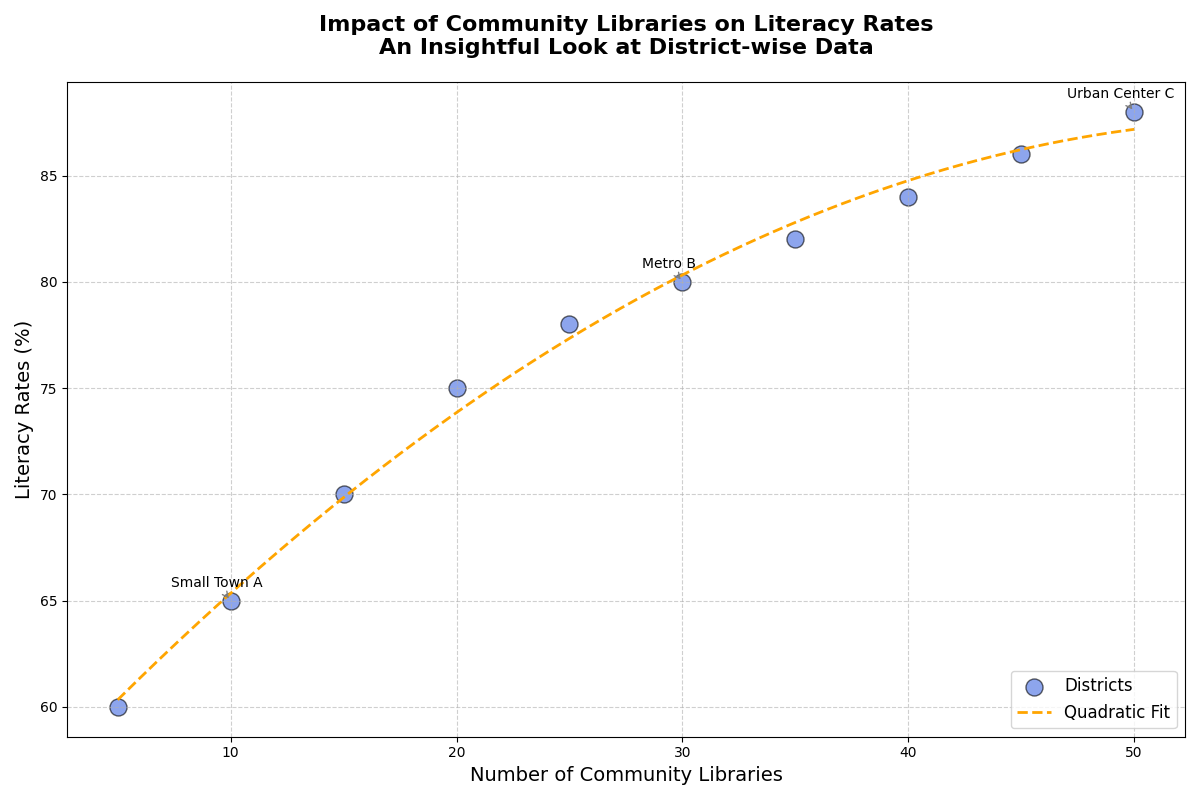

Write the Python code that produced this figure.
import matplotlib.pyplot as plt
import numpy as np

# Title and backstory:
# The chart depicts the relationship between the number of community libraries in various districts and the literacy rates in those districts. The chart aims to highlight the importance of community libraries in enhancing literacy and education.

# Data:
# Number of community libraries in various districts
libraries = np.array([5, 10, 15, 20, 25, 30, 35, 40, 45, 50])

# Corresponding literacy rates in percentage
literacy_rates = np.array([60, 65, 70, 75, 78, 80, 82, 84, 86, 88])

# Setting up the figure
fig, ax = plt.subplots(figsize=(12, 8))

# Creating the scatter plot
scatter = ax.scatter(libraries, literacy_rates, color='royalblue', edgecolor='black', s=150, alpha=0.6, label='Districts')

# Adding quadratic trend line for a smoother fit
def quadratic(x, a, b, c):
    return a*x**2 + b*x + c

# Fit the curve
params = np.polyfit(libraries, literacy_rates, 2, full=False, cov=False)
x_smooth = np.linspace(min(libraries), max(libraries), 300)
y_smooth = quadratic(x_smooth, *params)

# Plotting the trend line
ax.plot(x_smooth, y_smooth, linestyle='--', color='orange', linewidth=2, label='Quadratic Fit')

# Titles and labels
plt.title('Impact of Community Libraries on Literacy Rates\nAn Insightful Look at District-wise Data', fontsize=16, fontweight='bold', pad=20)
plt.xlabel('Number of Community Libraries', fontsize=14)
plt.ylabel('Literacy Rates (%)', fontsize=14)

# Adding grid for readability
ax.grid(visible=True, linestyle='--', alpha=0.6)

# Adding annotations for clarity
highlight_libraries = [10, 30, 50]
highlight_labels = ['Small Town A', 'Metro B', 'Urban Center C']
for lib, label in zip(highlight_libraries, highlight_labels):
    index = np.where(libraries == lib)[0][0]
    ax.annotate(label, (libraries[index], literacy_rates[index]), textcoords="offset points", xytext=(-10,10), ha='center', fontsize=10, arrowprops=dict(arrowstyle='->', color='gray'))

# Set legend
plt.legend(loc='lower right', fontsize=12)

# Automatically adjust layout
plt.tight_layout()

# Display the plot
plt.show()
